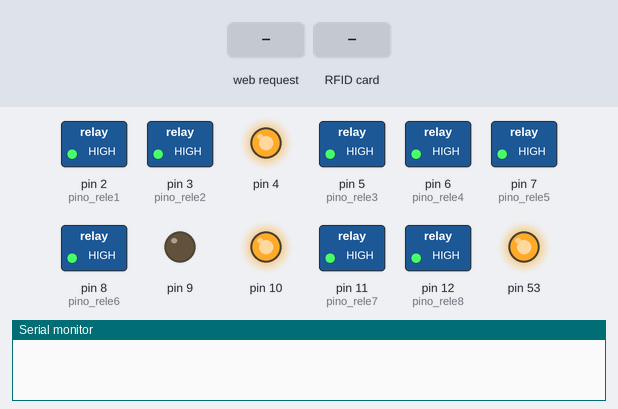
A sketch run on a simulated Arduino Mega 2560, built with avr-gcc and run on an emulated ATmega2560. On the bench: switched loads named in the sketch (green lamp = pin HIGH), output pins drawn as LEDs (lit = HIGH), the last lines printed to the serial monitor. The test bench sets the inputs (shaded band). WiFi joins after 1.5 s; servers stay silent unless stated.

Above: at 1.2 s.
1.3 s: HTTP request GET /abrirsala received
At 1.7 s:
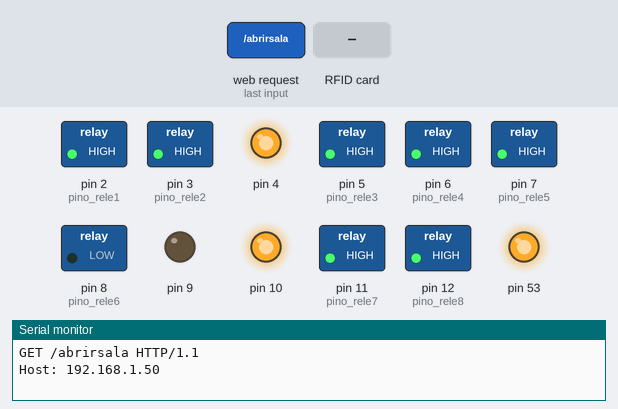
3.3 s: HTTP request GET /destravarportao received
At 3.7 s:
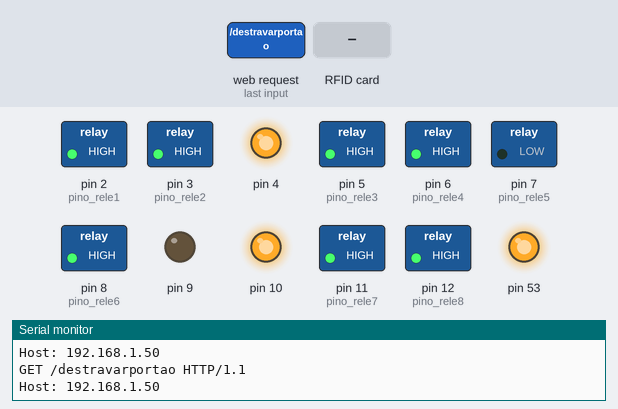
5.3 s: HTTP request GET /mic1 received
At 8.1 s:
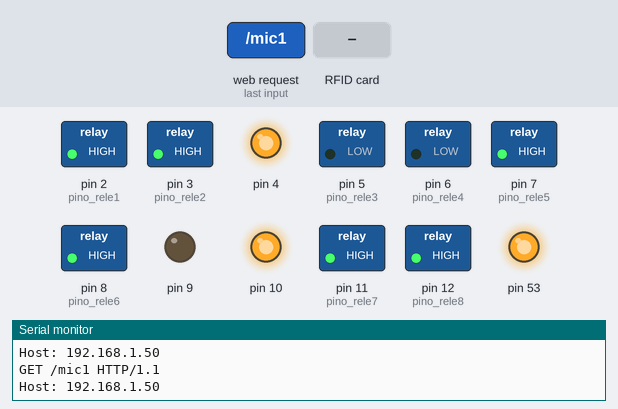
8.3 s: RFID card 00 00 00 00 held to the reader
At 8.7 s:
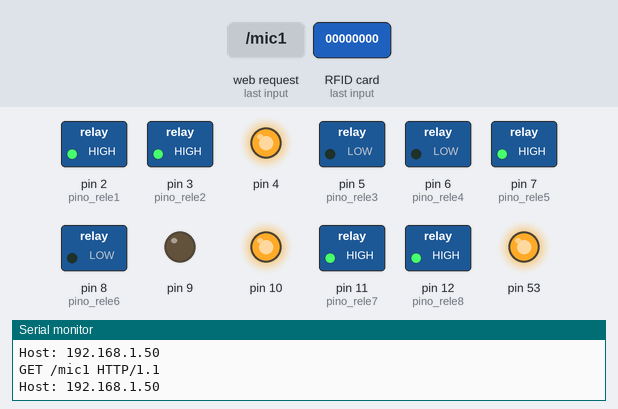
10.3 s: HTTP request GET /destravarportao received
At 10.7 s:
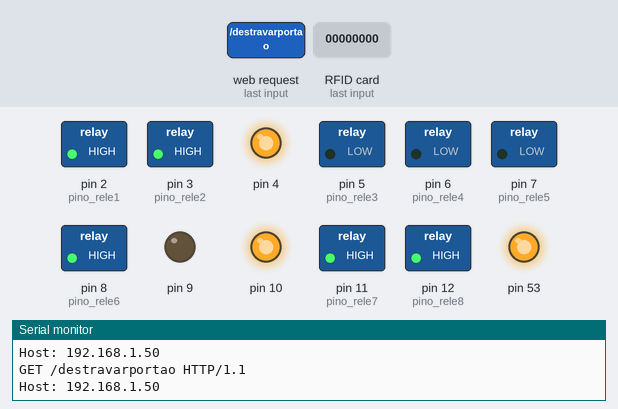
12.3 s: HTTP request GET /mic2 received
At 15.4 s:
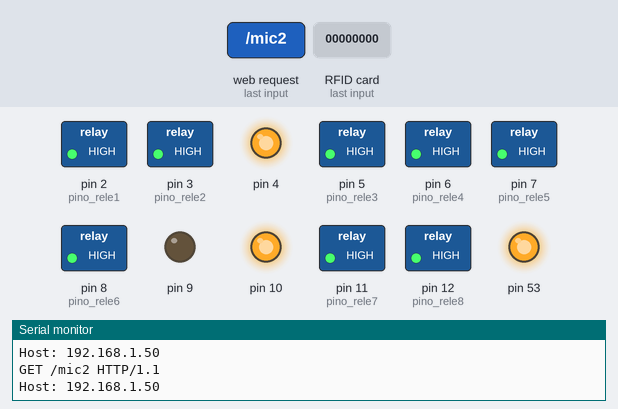
Timing chart, 0 to 16.3 s (numbered marks = the images above; inputs shaded):
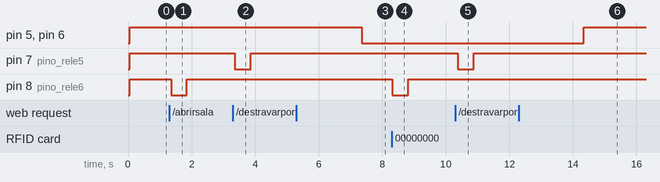

Measured:
- after the input at 1.3 s, pin 8 (pino_rele6): HIGH → LOW after 0.05 s, → HIGH 0.50 s later
- after the input at 3.3 s, pin 7 (pino_rele5): HIGH → LOW after 0.06 s, → HIGH 0.50 s later
- after the input at 5.3 s, pin 5 (pino_rele3), pin 6 (pino_rele4): HIGH → LOW after 2.1 s
- after the input at 8.3 s, pin 8 (pino_rele6): HIGH → LOW at once, → HIGH 0.50 s later
- after the input at 10.3 s, pin 7 (pino_rele5): HIGH → LOW after 0.07 s, → HIGH 0.50 s later
- after the input at 12.3 s, pin 5 (pino_rele3), pin 6 (pino_rele4): LOW → HIGH after 2.0 s

The sketch:

domotica_controleIR_ethernetshild_webserver.ino
```cpp
//CONTROLE REMOTO
#include <IRremote.h>

#include <SPI.h>
#include <Ethernet.h> //W5100
#include <MFRC522.h> // Leitor RFid

//Definindo os pinos do RFid
#define SS_PIN 48
#define RST_PIN 49

MFRC522 mfrc522(SS_PIN, RST_PIN);   // Create MFRC522 instance.

void abrirporta();
void abrirportao();

IRsend irsend;

byte mac[] = {
  0xDE, 0xAD, 0xBE, 0xEF, 0xFE, 0xED
};
IPAddress ip(192, 168, 1, 177);

EthernetServer server(80);

//RELES
int pino_rele1 = 2; // Luz do Escritório
int pino_rele2 = 3; //
int pino_rele3 = 5; // Microfone1
int pino_rele4 = 6; // Microfone2
int pino_rele5 = 7; // Portão da Rua
int pino_rele6 = 8; // Porta da Sala
int pino_rele7 = 11; //
int pino_rele8 = 12; // Luz da mesa

void setup() {

// disable w5100 SPI
pinMode(10,OUTPUT);
digitalWrite(10,HIGH);

// disable SD SPI
pinMode(4,OUTPUT);
digitalWrite(4,HIGH);

// rest of your setup


  Serial.begin(9600);


  //LEITOR RFid
  SPI.begin(); // Inicia  SPI bus
  mfrc522.PCD_Init();   // Inicia MFRC522

  pinMode(pino_rele1, OUTPUT); // Luz do Escritório
  pinMode(pino_rele2, OUTPUT); //
  pinMode(pino_rele3, OUTPUT); // Microfone1
  pinMode(pino_rele4, OUTPUT); // Microfone2
  pinMode(pino_rele5, OUTPUT); // Portão da rua
  pinMode(pino_rele6, OUTPUT); // Porta da Sala
  pinMode(pino_rele7, OUTPUT); //
  pinMode(pino_rele8, OUTPUT); // Luz da mesa

  //Desliga os reles
  digitalWrite(pino_rele1, HIGH); // Luz do Escritório
  digitalWrite(pino_rele2, HIGH); //
  digitalWrite(pino_rele3, HIGH); // Microfone1
  digitalWrite(pino_rele4, HIGH); // Microfone2
  digitalWrite(pino_rele5, HIGH); // Portão da rua
  digitalWrite(pino_rele6, HIGH); // Porta da Sala
  digitalWrite(pino_rele7, HIGH); //
  digitalWrite(pino_rele8, HIGH); // Luz da mesa

  while (!Serial) {
    ;
  }

  Ethernet.begin(mac, ip);
  server.begin();

  //Controle remoto
  pinMode(9,OUTPUT);
  digitalWrite(9, LOW);

}

void loop() {

  EthernetClient client = server.available();
  if (client) {

    boolean currentLineIsBlank = true;

    String vars;
    int acao = 0;

    while (client.connected()) {
      if (client.available()) {
        char c = client.read();
        vars.concat(c);

        //AQUI ACONTECEM AS COMPARACOES
        if (vars.endsWith("/abrirsala")) acao=1;
        else if (vars.endsWith("/destravarportao")) acao=2;
        else if (vars.endsWith("/mic1")) acao=3;
        else if (vars.endsWith("/mic2")) acao=4;

        else if (vars.endsWith("/assistirtv")) acao=7;
        else if (vars.endsWith("/desligartv")) acao=8;
        else if (vars.endsWith("/globo")) acao=9;
        else if (vars.endsWith("/sbt")) acao=10;
        else if (vars.endsWith("/aumentartv")) acao=11;
        else if (vars.endsWith("/abaixartv")) acao=12;
        else if (vars.endsWith("/tvmudo")) acao=13;
        else if (vars.endsWith("/proximocanal")) acao=14;
        else if (vars.endsWith("/canalanterior")) acao=15;
        else if (vars.endsWith("/aumentando5")) acao=16;
        else if (vars.endsWith("/abaixando5")) acao=17;
        else if (vars.endsWith("/vercamera")) acao=18;
        else if (vars.endsWith("/saircamera")) acao=19;
        else if (vars.endsWith("/luzmesa")) acao=20;
        else if (vars.endsWith("/luzescritorio")) acao=21;
        else if (vars.endsWith("/netflix")) acao=22;
        else if (vars.endsWith("/direita")) acao=23;
        else if (vars.endsWith("/esquerda")) acao=24;
        else if (vars.endsWith("/podeiniciar")) acao=25;


        Serial.write(c);

        if (c == '\n' && currentLineIsBlank) {

          client.println("HTTP/1.1 200 OK");
          client.println("Content-Type: text/html");
          client.println("Connection: close");
          client.println();

          if (acao == 1) // ABRIR PORTA
          {
            abrirporta();
            delay(1000);
            break;
          }
          else if (acao == 2) //DESTRAVAR PORTAO
          {
            abrirportao();
            delay(1000);
            break;
          }
          else if (acao == 3) //MIC1
          {
            delay(2000);
            digitalWrite(pino_rele3, !digitalRead(pino_rele3));
            digitalWrite(pino_rele4, !digitalRead(pino_rele4));
            break;
          }
          else if (acao == 4) //MIC2
          {
            delay(2000);
            digitalWrite(pino_rele3, !digitalRead(pino_rele3));
            digitalWrite(pino_rele4, !digitalRead(pino_rele4));
            break;
          }

          else if (acao == 7){ //LIGANDO A TV
            //Ligar receptor
            irsend.sendNEC(0x8F4C13E, 32);
            break;
          }
          else if (acao == 8){ //DESLIGANDO A TV
            //desligar receptor
            irsend.sendNEC(0x8F4C13E, 32);
            break;
          }
          else if (acao == 9){ //globo
            //0
            irsend.sendNEC(0x8F419E6, 32);
            delay(500);
            //1
            irsend.sendNEC(0x8F4B14E, 32);
            break;
          }
          else if (acao == 10){ //sbt

            irsend.sendNEC(0x8F419E6, 32);
            delay(500);
            irsend.sendNEC(0x8F431CE, 32);
            break;
          }
          else if (acao == 11){ //Aumentando o volume

            irsend.sendNEC(0x8F459A6, 32);
            break;
          }
          else if (acao == 12){ //Abaixando o volume

            irsend.sendNEC(0x8F47986, 32);
            break;
          }
          else if (acao == 13){ //TV Mudo

            irsend.sendNEC(0x8F4B946, 32);
            break;
          }
          else if (acao == 14){ //Proximo canal

            irsend.sendNEC(0x8F4D926, 32);
            break;
          }
          else if (acao == 15){ //Canal anterior

            irsend.sendNEC(0x8F4F906, 32);
            break;
          }
          else if (acao == 16){ //Aumentando 5

            irsend.sendNEC(0x8F459A6, 32);
            delay(500);
            irsend.sendNEC(0x8F459A6, 32);
            delay(500);
            irsend.sendNEC(0x8F459A6, 32);
            delay(500);
            irsend.sendNEC(0x8F459A6, 32);
            delay(500);
            irsend.sendNEC(0x8F459A6, 32);
            delay(500);
            irsend.sendNEC(0x8F459A6, 32);
            break;
          }
          else if (acao == 17){ //Abaixando 5

            irsend.sendNEC(0x8F47986, 32);
            delay(500);
            irsend.sendNEC(0x8F47986, 32);
            delay(500);
            irsend.sendNEC(0x8F47986, 32);
            delay(500);
            irsend.sendNEC(0x8F47986, 32);
            delay(500);
            irsend.sendNEC(0x8F47986, 32);
            delay(500);
            irsend.sendNEC(0x8F47986, 32);
            break;
          }
          else if (acao == 18){ //Ver câmera

            irsend.sendNEC(0x20DFD02F, 32);
            delay(500);
            irsend.sendNEC(0x20DFD02F, 32);
            delay(500);
            irsend.sendNEC(0x20DF22DD, 32);
            break;
          }
          else if (acao == 19){ //Sair câmera

            irsend.sendNEC(0x20DFF00F, 32);
            break;
          }
          else if (acao == 20) //LUZ MESA
          {
            digitalWrite(pino_rele8, !digitalRead(pino_rele8));
            break;
          }else if (acao == 21) //LUZ DO ESCRITÓRIO
          {
            digitalWrite(pino_rele1, !digitalRead(pino_rele1));
            break;
          }
          else if (acao == 22){ //Netflix

            irsend.sendNEC(0x20DF3EC1, 32);
            break;
          }
          else if (acao == 23){ //direita

            irsend.sendNEC(0x20DF609F, 32);
            break;
          }
          else if (acao == 24){ //esquerda

            irsend.sendNEC(0x20DFE01F, 32);
            break;
          }
          else if (acao == 25){ //pode iniciar

            irsend.sendNEC(0x20DF22DD, 32);
            break;
          }
          else
          {
            //NÃO FAZ NADA
          }

          break;
        }
        if (c == '\n') {

          currentLineIsBlank = true;
        } else if (c != '\r') {

          currentLineIsBlank = false;
        }// Final do if
      } //Final do if
    } // Final do while

    delay(1);

    client.stop();
  } //Final do if client

      //Leitor de RFid
      if ( ! mfrc522.PICC_IsNewCardPresent())
      {
        return;
      }
      // Select one of the cards
      if ( ! mfrc522.PICC_ReadCardSerial())
      {
        return;
      }
      //UID na serial
      String conteudo= "";
      byte letra;
      for (byte i = 0; i < mfrc522.uid.size; i++)
      {
         conteudo.concat(String(mfrc522.uid.uidByte[i] < 0x10 ? " 0" : " "));
         conteudo.concat(String(mfrc522.uid.uidByte[i], HEX));
      }
      conteudo.toUpperCase();
      if (conteudo.substring(1) == "00 00 00 00") //Marcelo
      {
        abrirporta();
        delay(1000);
      }

      else if (conteudo.substring(1) == "00 00 00 00") //Mônica
      {
        abrirporta();
        delay(1000);
      }

      else if (conteudo.substring(1) == "00 00 00 00") //Batista
      {
        abrirporta();
        delay(1000);
      }

      else if (conteudo.substring(1) == "00 00 00 00") //Bruno
      {
        abrirporta();
        delay(1000);
      }

      else if (conteudo.substring(1) == "00 00 00 00") //Lourdes
      {
        abrirporta();
        delay(1000);
      }

      else if (conteudo.substring(1) == "00 00 00 00") //Cláudia
      {
        abrirporta();
        delay(1000);
      }

      else if (conteudo.substring(1) == "00 00 00 00") //Chaveiro VII
      {
        abrirporta();
        delay(1000);
      }
      else
      {
        Serial.print("Não abrir portão");
        delay(1000);

      }
}


//FUNÇÃO PARA ABRIR O PORTA
void abrirporta()
{
    digitalWrite(pino_rele6, LOW);
    delay(500);
    digitalWrite(pino_rele6, HIGH);
}

//FUNÇÃO PARA ABRIR O PORTÃO
void abrirportao()
{
  digitalWrite(pino_rele5, LOW);
  delay(500);
  digitalWrite(pino_rele5, HIGH);
}
```
